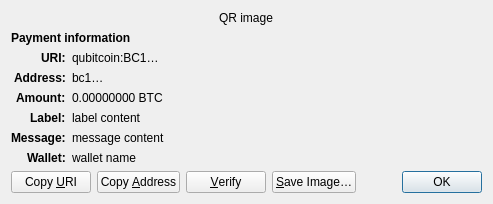
<?xml version="1.0" encoding="UTF-8"?>
<ui version="4.0">
 <class>ReceiveRequestDialog</class>
 <widget class="QDialog" name="ReceiveRequestDialog">
  <property name="geometry">
   <rect>
    <x>0</x>
    <y>0</y>
    <width>413</width>
    <height>229</height>
   </rect>
  </property>
  <property name="windowTitle">
   <string>Request payment to …</string>
  </property>
  <layout class="QGridLayout" name="gridLayout" columnstretch="0,1">
   <property name="sizeConstraint">
    <enum>QLayout::SetFixedSize</enum>
   </property>
   <item row="0" column="0" colspan="2" alignment="Qt::AlignHCenter">
    <widget class="QRImageWidget" name="qr_code">
     <property name="text">
      <string notr="true">QR image</string>
     </property>
     <property name="textInteractionFlags">
      <set>Qt::NoTextInteraction</set>
     </property>
    </widget>
   </item>
   <item row="1" column="0" colspan="2">
    <widget class="QLabel" name="payment_header">
     <property name="font">
      <font>
       <weight>75</weight>
       <bold>true</bold>
      </font>
     </property>
     <property name="text">
      <string>Payment information</string>
     </property>
     <property name="textInteractionFlags">
      <set>Qt::NoTextInteraction</set>
     </property>
    </widget>
   </item>
   <item row="2" column="0" alignment="Qt::AlignRight|Qt::AlignTop">
    <widget class="QLabel" name="uri_tag">
     <property name="font">
      <font>
       <weight>75</weight>
       <bold>true</bold>
      </font>
     </property>
     <property name="text">
      <string notr="true">URI:</string>
     </property>
     <property name="textFormat">
      <enum>Qt::PlainText</enum>
     </property>
     <property name="textInteractionFlags">
      <set>Qt::NoTextInteraction</set>
     </property>
    </widget>
   </item>
   <item row="2" column="1" alignment="Qt::AlignTop">
    <widget class="QLabel" name="uri_content">
     <property name="text">
      <string notr="true">qubitcoin:BC1…</string>
     </property>
     <property name="textFormat">
      <enum>Qt::RichText</enum>
     </property>
     <property name="wordWrap">
      <bool>true</bool>
     </property>
     <property name="textInteractionFlags">
      <set>Qt::TextSelectableByMouse</set>
     </property>
    </widget>
   </item>
   <item row="3" column="0" alignment="Qt::AlignRight|Qt::AlignTop">
    <widget class="QLabel" name="address_tag">
     <property name="font">
      <font>
       <weight>75</weight>
       <bold>true</bold>
      </font>
     </property>
     <property name="text">
      <string>Address:</string>
     </property>
     <property name="textInteractionFlags">
      <set>Qt::NoTextInteraction</set>
     </property>
    </widget>
   </item>
   <item row="3" column="1" alignment="Qt::AlignTop">
    <widget class="QLabel" name="address_content">
     <property name="text">
      <string notr="true">bc1…</string>
     </property>
     <property name="textFormat">
      <enum>Qt::PlainText</enum>
     </property>
     <property name="textInteractionFlags">
      <set>Qt::TextSelectableByMouse</set>
     </property>
    </widget>
   </item>
   <item row="4" column="0" alignment="Qt::AlignRight|Qt::AlignTop">
    <widget class="QLabel" name="amount_tag">
     <property name="font">
      <font>
       <weight>75</weight>
       <bold>true</bold>
      </font>
     </property>
     <property name="text">
      <string>Amount:</string>
     </property>
     <property name="textInteractionFlags">
      <set>Qt::NoTextInteraction</set>
     </property>
    </widget>
   </item>
   <item row="4" column="1" alignment="Qt::AlignTop">
    <widget class="QLabel" name="amount_content">
     <property name="text">
      <string notr="true">0.00000000 BTC</string>
     </property>
     <property name="textFormat">
      <enum>Qt::PlainText</enum>
     </property>
     <property name="textInteractionFlags">
      <set>Qt::TextSelectableByMouse</set>
     </property>
    </widget>
   </item>
   <item row="5" column="0" alignment="Qt::AlignRight|Qt::AlignTop">
    <widget class="QLabel" name="label_tag">
     <property name="font">
      <font>
       <weight>75</weight>
       <bold>true</bold>
      </font>
     </property>
     <property name="text">
      <string>Label:</string>
     </property>
     <property name="textInteractionFlags">
      <set>Qt::NoTextInteraction</set>
     </property>
    </widget>
   </item>
   <item row="5" column="1" alignment="Qt::AlignTop">
    <widget class="QLabel" name="label_content">
     <property name="text">
      <string notr="true">label content</string>
     </property>
     <property name="textFormat">
      <enum>Qt::PlainText</enum>
     </property>
     <property name="wordWrap">
      <bool>true</bool>
     </property>
     <property name="textInteractionFlags">
      <set>Qt::TextSelectableByMouse</set>
     </property>
    </widget>
   </item>
   <item row="6" column="0" alignment="Qt::AlignRight|Qt::AlignTop">
    <widget class="QLabel" name="message_tag">
     <property name="font">
      <font>
       <weight>75</weight>
       <bold>true</bold>
      </font>
     </property>
     <property name="text">
      <string>Message:</string>
     </property>
     <property name="textInteractionFlags">
      <set>Qt::NoTextInteraction</set>
     </property>
    </widget>
   </item>
   <item row="6" column="1" alignment="Qt::AlignTop">
    <widget class="QLabel" name="message_content">
     <property name="text">
      <string notr="true">message content</string>
     </property>
     <property name="textFormat">
      <enum>Qt::PlainText</enum>
     </property>
     <property name="wordWrap">
      <bool>true</bool>
     </property>
     <property name="textInteractionFlags">
      <set>Qt::TextSelectableByMouse</set>
     </property>
    </widget>
   </item>
   <item row="7" column="0" alignment="Qt::AlignRight|Qt::AlignTop">
    <widget class="QLabel" name="wallet_tag">
     <property name="font">
      <font>
       <weight>75</weight>
       <bold>true</bold>
      </font>
     </property>
     <property name="text">
      <string>Wallet:</string>
     </property>
     <property name="textInteractionFlags">
      <set>Qt::NoTextInteraction</set>
     </property>
    </widget>
   </item>
   <item row="7" column="1" alignment="Qt::AlignTop">
    <widget class="QLabel" name="wallet_content">
     <property name="text">
      <string notr="true">wallet name</string>
     </property>
     <property name="textFormat">
      <enum>Qt::PlainText</enum>
     </property>
     <property name="wordWrap">
      <bool>true</bool>
     </property>
     <property name="textInteractionFlags">
      <set>Qt::TextSelectableByMouse</set>
     </property>
    </widget>
   </item>
   <item row="8" column="0" colspan="2">
    <layout class="QHBoxLayout" name="horizontalLayout">
     <item>
      <widget class="QPushButton" name="btnCopyURI">
       <property name="text">
        <string>Copy &amp;URI</string>
       </property>
       <property name="autoDefault">
        <bool>false</bool>
       </property>
      </widget>
     </item>
     <item>
      <widget class="QPushButton" name="btnCopyAddress">
       <property name="text">
        <string>Copy &amp;Address</string>
       </property>
       <property name="autoDefault">
        <bool>false</bool>
       </property>
      </widget>
     </item>
     <item>
      <widget class="QPushButton" name="btnVerify">
       <property name="text">
        <string>&amp;Verify</string>
       </property>
       <property name="toolTip">
        <string>Verify this address on e.g. a hardware wallet screen</string>
       </property>
       <property name="autoDefault">
        <bool>false</bool>
       </property>
      </widget>
     </item>
     <item>
      <widget class="QPushButton" name="btnSaveAs">
       <property name="text">
        <string>&amp;Save Image…</string>
       </property>
       <property name="autoDefault">
        <bool>false</bool>
       </property>
      </widget>
     </item>
     <item>
      <spacer name="horizontalSpacer_2">
       <property name="orientation">
        <enum>Qt::Horizontal</enum>
       </property>
       <property name="sizeHint" stdset="0">
        <size>
         <width>40</width>
         <height>20</height>
        </size>
       </property>
      </spacer>
     </item>
     <item>
      <widget class="QDialogButtonBox" name="buttonBox">
       <property name="focusPolicy">
        <enum>Qt::StrongFocus</enum>
       </property>
       <property name="standardButtons">
        <set>QDialogButtonBox::Ok</set>
       </property>
      </widget>
     </item>
    </layout>
   </item>
  </layout>
 </widget>
 <customwidgets>
  <customwidget>
   <class>QRImageWidget</class>
   <extends>QLabel</extends>
   <header>qt/qrimagewidget.h</header>
  </customwidget>
 </customwidgets>
 <tabstops>
  <tabstop>buttonBox</tabstop>
  <tabstop>btnCopyURI</tabstop>
  <tabstop>btnCopyAddress</tabstop>
  <tabstop>btnSaveAs</tabstop>
 </tabstops>
 <resources/>
 <connections>
  <connection>
   <sender>buttonBox</sender>
   <signal>accepted()</signal>
   <receiver>ReceiveRequestDialog</receiver>
   <slot>accept()</slot>
   <hints>
    <hint type="sourcelabel">
     <x>135</x>
     <y>230</y>
    </hint>
    <hint type="destinationlabel">
     <x>135</x>
     <y>126</y>
    </hint>
   </hints>
  </connection>
 </connections>
</ui>
